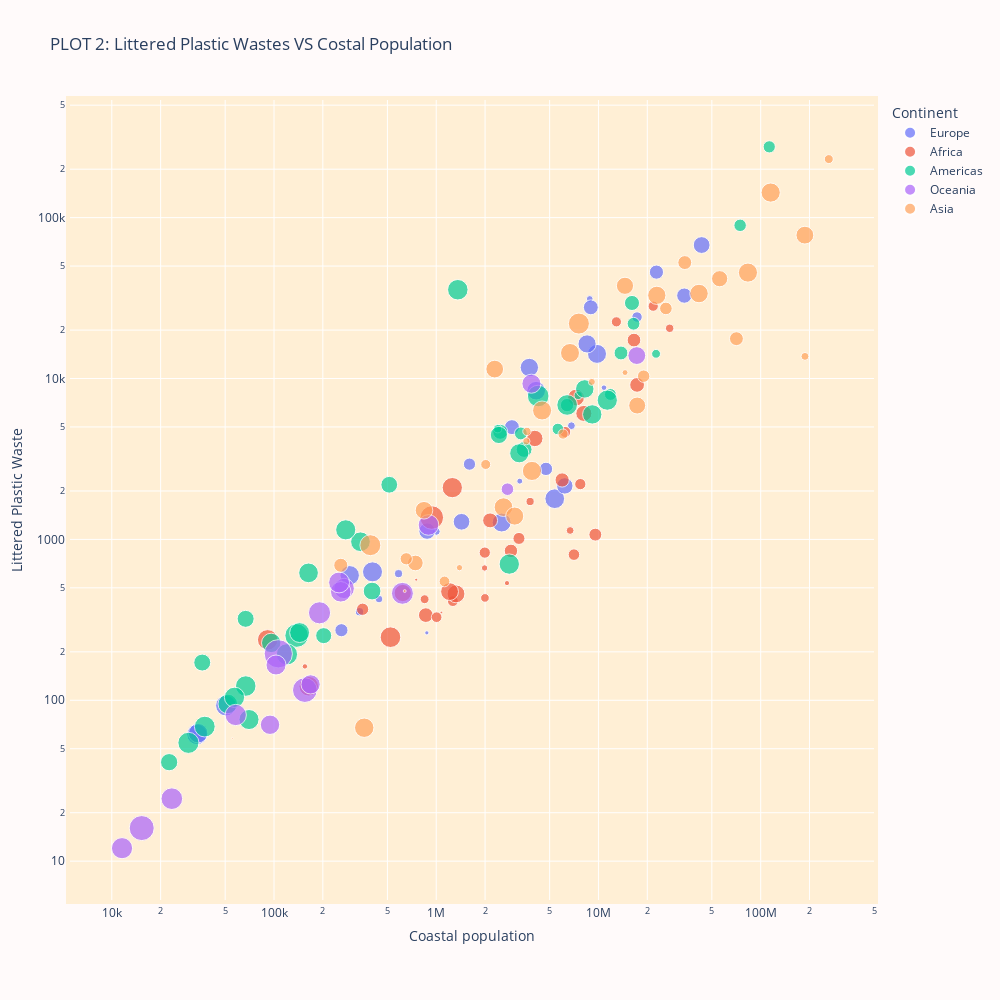

The code cell stored with this chart in its notebook:
### Code cell
fig = px.scatter(costal_pop,
                 x="Coastal population",
                 y="Littered Plastic Waste",
                 color="Continent",
                 size='Littered waste(%)',
                 hover_data=['Country'],
                 log_x=True,
                 log_y=True,
                 title='PLOT 2: Littered Plastic Wastes VS Costal Population')
#fig.update_layout(yaxis_range=[0,50000])
#fig.update_layout(xaxis_range=[0,50000000])
fig.update_layout(
    autosize=False,
    width=1000,
    height=1000,
    margin=dict(
        l=50,
        r=50,
        b=100,
        t=100,
        pad=4
    ),
    paper_bgcolor="snow",
    plot_bgcolor = 'papayawhip'
)

fig.show()

### Figure 1 — Plotly figure (JSON) as saved in the notebook; plotly's stock layout.template omitted (floating-point values rounded to 4 significant figures)
{"data": [{"customdata": [["Albania"], ["Belgium"], ["Bosnia and Herzegovina"], ["Bulgaria"], ["Croatia"], ["Denmark"], ["Estonia"], ["Faeroe Islands"], ["Finland"], ["France"], ["Germany"], ["Gibraltar"], ["Greece"], ["Iceland"], ["Ireland"], ["Italy"], ["Latvia"], ["Lithuania"], ["Malta"], ["Monaco"], ["Montenegro"], ["Netherlands"], ["Norway"], ["Poland"], ["Portugal"], ["Romania"], ["Russia"], ["Slovenia"], ["Spain"], ["Sweden"], ["Ukraine"], ["United Kingdom"]], "hovertemplate": "Continent=Europe<br>Coastal population=%{x}<br>Littered Plastic Waste=%{y}<br>Littered waste(%)=%{marker.size}<br>Country=%{customdata[0]}<extra></extra>", "legendgroup": "Europe", "marker": {"color": "#636efa", "size": [1.735, 0.8622, 0.3133, 0.2693, 0.7225, 1.882, 1.316, 2.076, 1.088, 0.529, 0.2158, 2.009, 1.753, 1.834, 1.636, 1.13, 1.355, 0.2854, 1.941, 1.829, 0.8375, 1.077, 1.682, 0.1709, 1.604, 0.08455, 0.1502, 0.3276, 0.9737, 1.309, 0.295, 1.371], "sizemode": "area", "sizeref": 0.009716, "symbol": "circle"}, "mode": "markers", "name": "Europe", "orientation": "v", "showlegend": true, "type": "scatter", "x": [2530533, 4747957, 585582, 1002695, 1602782, 5376386, 878021, 50554, 2927674, 17287280, 8837035, 33483, 9794702, 292708, 3749576, 33822532, 1432078, 443894, 404707, 34050, 260336, 8971770, 4131679, 3272933, 8507951, 875170, 10812537, 336594, 22771488, 6202234, 6812799, 43258889], "xaxis": "x", "y": [1273.0, 2743.0, 612.8, 1119.0, 2936.0, 1791.0, 1126.0, 92.71, 4985.0, 24110.0, 31240.0, 61.32, 14230.0, 598.2, 11710.0, 32760.0, 1287.0, 426.0, 628.5, 62.41, 272.7, 27700.0, 8403.0, 2302.0, 16400.0, 262.4, 8772.0, 355.1, 45850.0, 2151.0, 5088.0, 67550.0], "yaxis": "y"}, {"customdata": [["Algeria"], ["Angola"], ["Benin"], ["Cameroon"], ["Cape Verde"], ["Comoros"], ["Congo"], ["Cote d'Ivoire"], ["Democratic Republic of Congo"], ["Djibouti"], ["Egypt"], ["Equatorial Guinea"], ["Eritrea"], ["Gabon"], ["Gambia"], ["Ghana"], ["Guinea"], ["Guinea-Bissau"], ["Kenya"], ["Liberia"], ["Libya"], ["Madagascar"], ["Mauritania"], ["Mauritius"], ["Morocco"], ["Mozambique"], ["Namibia"], ["Nigeria"], ["Sao Tome and Principe"], ["Senegal"], ["Seychelles"], ["Sierra Leone"], ["Somalia"], ["South Africa"], ["Sudan"], ["Tanzania"], ["Togo"], ["Tunisia"]], "hovertemplate": "Continent=Africa<br>Coastal population=%{x}<br>Littered Plastic Waste=%{y}<br>Littered waste(%)=%{marker.size}<br>Country=%{customdata[0]}<extra></extra>", "legendgroup": "Africa", "marker": {"color": "#EF553B", "size": [0.913, 0.3252, 0.7023, 0.1981, 2.07, 2.703, 0.3846, 0.6067, 0.03317, 1.451, 0.5155, 0.736, 0.5734, 1.047, 1.546, 0.6164, 0.3662, 1.545, 0.1313, 1.084, 1.308, 0.651, 0.5541, 1.999, 1.057, 0.8073, 0.1422, 0.3442, 1.861, 1.25, 2.026, 0.878, 0.9853, 0.5039, 0.04348, 0.2936, 0.6119, 1.362], "sizemode": "area", "sizeref": 0.009716, "symbol": "circle"}, "mode": "markers", "name": "Africa", "orientation": "v", "showlegend": true, "type": "scatter", "x": [16556580, 3790041, 3235418, 1986723, 522245, 938595, 847807, 6230583, 1076056, 621744, 21750943, 351600, 1266222, 862328, 1324214, 7727702, 1996496, 1208106, 2729945, 2148271, 4050128, 7062413, 1005481, 1255952, 17303431, 9566559, 155084, 27477112, 163740, 8125063, 91361, 2887017, 5971169, 12899201, 752529, 6688695, 1991642, 7274973], "xaxis": "x", "y": [17330.0, 1720.0, 1014.0, 664.3, 246.7, 1368.0, 424.9, 4653.0, 351.5, 464.3, 28170.0, 367.9, 413.5, 338.4, 458.4, 2206.0, 432.9, 473.8, 535.1, 1313.0, 4240.0, 804.1, 328.5, 2098.0, 9129.0, 1071.0, 162.4, 20520.0, 122.3, 6068.0, 237.6, 848.6, 2341.0, 22510.0, 562.1, 1136.0, 827.8, 7616.0], "yaxis": "y"}, {"customdata": [["Antigua and Barbuda"], ["Argentina"], ["Aruba"], ["Bahamas"], ["Barbados"], ["Belize"], ["Bermuda"], ["Brazil"], ["British Virgin Islands"], ["Canada"], ["Cayman Islands"], ["Chile"], ["Colombia"], ["Costa Rica"], ["Cuba"], ["Curacao"], ["Dominica"], ["Dominican Republic"], ["Ecuador"], ["El Salvador"], ["Greenland"], ["Grenada"], ["Guatemala"], ["Guyana"], ["Haiti"], ["Honduras"], ["Jamaica"], ["Mexico"], ["Nicaragua"], ["Panama"], ["Peru"], ["Puerto Rico"], ["Saint Kitts and Nevis"], ["Saint Lucia"], ["Saint Vincent and the Grenadines"], ["Sint Maarten (Dutch part)"], ["Suriname"], ["Trinidad and Tobago"], ["Turks and Caicos Islands"], ["United States"], ["Uruguay"], ["Venezuela"]], "hovertemplate": "Continent=Americas<br>Coastal population=%{x}<br>Littered Plastic Waste=%{y}<br>Littered waste(%)=%{marker.size}<br>Country=%{customdata[0]}<extra></extra>", "legendgroup": "Americas", "marker": {"color": "#00cc96", "size": [1.407, 0.7954, 2.701, 1.883, 1.972, 1.249, 2.047, 0.7558, 2.172, 0.6896, 1.859, 0.6575, 0.3252, 1.09, 1.993, 1.927, 1.954, 1.657, 0.8532, 2.07, 1.994, 1.831, 0.3259, 1.369, 1.821, 0.806, 2.009, 0.3825, 1.209, 1.779, 0.9334, 2.274, 1.397, 1.884, 2.19, 2.103, 1.525, 2.042, 1.447, 0.7281, 1.436, 1.104], "sizemode": "area", "sizeref": 0.009716, "symbol": "circle"}, "mode": "markers", "name": "Americas", "orientation": "v", "showlegend": true, "type": "scatter", "x": [66843, 16449245, 137910, 341145, 276784, 202429, 66966, 74696771, 29674, 11846863, 51864, 5621550, 7498563, 2479298, 11333471, 143784, 70138, 8232586, 6400048, 6410726, 57068, 96121, 2392442, 513235, 9155693, 3324144, 2820558, 22647771, 3482653, 3249531, 13765608, 4249848, 36102, 163227, 120149, 37429, 402263, 1358433, 22570, 112925034, 2433597, 16094897], "xaxis": "x", "y": [320.8, 21900.0, 252.6, 967.2, 1147.0, 252.2, 122.6, 89580.0, 54.38, 7960.0, 94.9, 4853.0, 7850.0, 4664.0, 7338.0, 263.5, 75.92, 8618.0, 6837.0, 6848.0, 104.4, 227.4, 4873.0, 2187.0, 5982.0, 4557.0, 702.3, 14250.0, 3622.0, 3430.0, 14410.0, 7785.0, 171.5, 619.4, 193.1, 68.62, 477.4, 35630.0, 41.24, 275400.0, 4458.0, 29480.0], "yaxis": "y"}, {"customdata": [["Australia"], ["Fiji"], ["French Polynesia"], ["Guam"], ["Kiribati"], ["Marshall Islands"], ["Micronesia (country)"], ["Nauru"], ["New Caledonia"], ["New Zealand"], ["Northern Mariana Islands"], ["Palau"], ["Papua New Guinea"], ["Samoa"], ["Solomon Islands"], ["Tonga"], ["Tuvalu"], ["Vanuatu"]], "hovertemplate": "Continent=Oceania<br>Coastal population=%{x}<br>Littered Plastic Waste=%{y}<br>Littered waste(%)=%{marker.size}<br>Country=%{customdata[0]}<extra></extra>", "legendgroup": "Oceania", "marker": {"color": "#ab63fa", "size": [1.542, 2.073, 2.012, 2.384, 1.825, 2.205, 2.971, 3.047, 2.054, 1.767, 3.886, 2.273, 0.7679, 1.794, 2.329, 1.955, 2.174, 2.122], "sizemode": "area", "sizeref": 0.009716, "symbol": "circle"}, "mode": "markers", "name": "Oceania", "orientation": "v", "showlegend": true, "type": "scatter", "x": [17235954, 896145, 270618, 190809, 94487, 58086, 154895, 15289, 257904, 3862054, 106256, 23446, 2747514, 168025, 618678, 102872, 11563, 251851], "xaxis": "x", "y": [13890.0, 1230.0, 495.7, 349.7, 70.44, 81.03, 115.7, 16.06, 472.3, 9286.0, 194.5, 24.45, 2052.0, 125.6, 462.1, 165.7, 12.04, 539.8], "yaxis": "y"}, {"customdata": [["Bahrain"], ["Bangladesh"], ["Brunei"], ["Cambodia"], ["China"], ["Cyprus"], ["Georgia"], ["Hong Kong"], ["India"], ["Indonesia"], ["Iran"], ["Iraq"], ["Israel"], ["Japan"], ["Jordan"], ["Kuwait"], ["Lebanon"], ["Macao"], ["Malaysia"], ["Maldives"], ["Myanmar"], ["North Korea"], ["Oman"], ["Pakistan"], ["Palestine"], ["Philippines"], ["Qatar"], ["Saudi Arabia"], ["Singapore"], ["South Korea"], ["Sri Lanka"], ["Syria"], ["Thailand"], ["Turkey"], ["United Arab Emirates"], ["Vietnam"], ["Yemen"]], "hovertemplate": "Continent=Asia<br>Coastal population=%{x}<br>Littered Plastic Waste=%{y}<br>Littered waste(%)=%{marker.size}<br>Country=%{customdata[0]}<extra></extra>", "legendgroup": "Asia", "marker": {"color": "#FFA15A", "size": [1.194, 0.9367, 1.831, 0.1936, 0.3913, 1.507, 0.5622, 2.151, 0.3055, 1.542, 0.243, 0.04128, 1.744, 1.79, 0.01537, 1.525, 1.791, 0.9575, 1.619, 2.134, 0.7529, 1.401, 1.701, 0.1698, 1.593, 1.775, 0.7291, 0.261, 1.76, 1.666, 1.438, 0.3435, 0.7718, 0.9392, 0.4865, 1.276, 0.509], "sizemode": "area", "sizeref": 0.009716, "symbol": "circle"}, "mode": "markers", "name": "Asia", "orientation": "v", "showlegend": true, "type": "scatter", "x": [743574, 70874124, 359871, 1391254, 262892387, 840556, 1124249, 7573074, 187493433, 187223476, 9099695, 639228, 6677810, 115228891, 55392, 2293604, 3890871, 257911, 22890252, 392567, 18988522, 17327483, 2597556, 14581952, 3045258, 83446862, 653007, 3593471, 4492494, 41654619, 14568174, 3621997, 26043442, 34042862, 2018302, 55858245, 6048920], "xaxis": "x", "y": [713.6, 17690.0, 67.52, 667.2, 231200.0, 1518.0, 547.9, 21950.0, 13730.0, 77820.0, 9526.0, 477.4, 14420.0, 143100.0, 58.03, 11440.0, 2664.0, 690.6, 32890.0, 920.5, 10340.0, 6793.0, 1586.0, 10890.0, 1396.0, 45530.0, 757.7, 4075.0, 6328.0, 33750.0, 37700.0, 4691.0, 27260.0, 52560.0, 2923.0, 41720.0, 4518.0], "yaxis": "y"}], "layout": {"autosize": false, "height": 1000, "legend": {"itemsizing": "constant", "title": {"text": "Continent"}, "tracegroupgap": 0}, "margin": {"b": 100, "l": 50, "pad": 4, "r": 50, "t": 100}, "paper_bgcolor": "snow", "plot_bgcolor": "papayawhip", "title": {"text": "PLOT 2: Littered Plastic Wastes VS Costal Population"}, "width": 1000, "xaxis": {"anchor": "y", "domain": [0, 1], "title": {"text": "Coastal population"}, "type": "log"}, "yaxis": {"anchor": "x", "domain": [0, 1], "title": {"text": "Littered Plastic Waste"}, "type": "log"}}}
